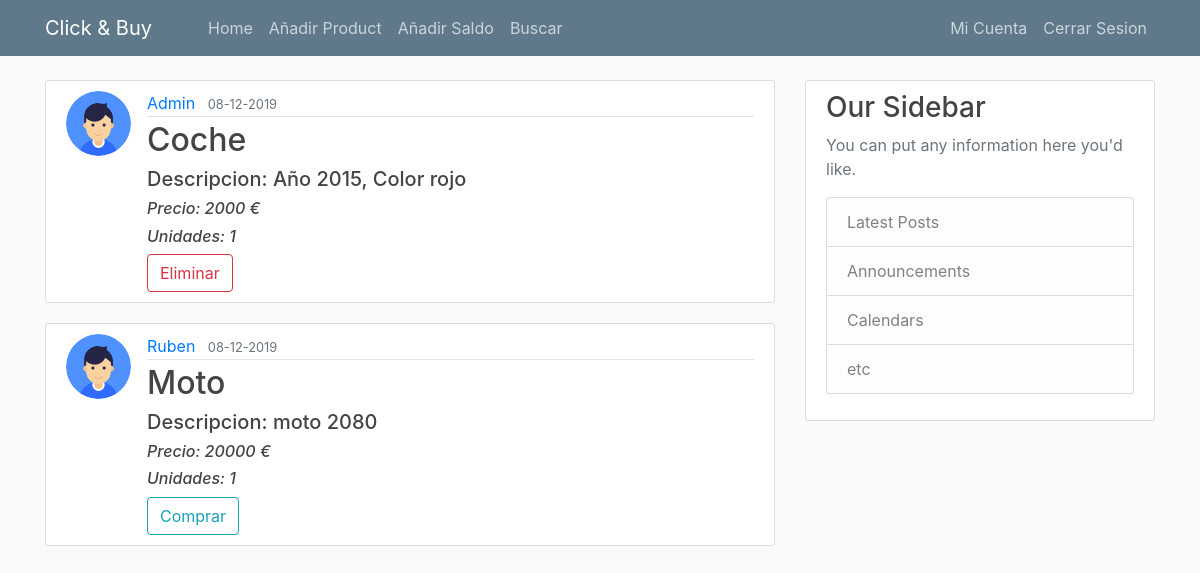
Screenshot of /home (signed in) with the database file from the repository.
### clickbuy/models.py (models this page shows, shortened)
class Products(db.Model):
    id = db.Column(db.Integer, primary_key=True)
    nameArt = db.Column(db.String, nullable=False)
    date_posted = db.Column(db.DateTime, nullable=False, default=datetime.utcnow)
    content = db.Column(db.String, nullable=False)
    units = db.Column(db.Integer, nullable=False)
    price = db.Column(db.Integer, nullable=False)
    user_id = db.Column(db.Integer, db.ForeignKey('user.id'), nullable=False)

class User(db.Model, UserMixin):
    id = db.Column(db.Integer, primary_key=True)
    username = db.Column(db.String(20), unique=True, nullable=False)
    email = db.Column(db.String(120), unique=True, nullable=False)
    image_file = db.Column(db.String(20), nullable=False, default='default.png')
    wallet = db.Column(db.Integer, nullable=False, default=0)
    password = db.Column(db.String(60), nullable=False)
    products = db.relationship('Products', backref='author', lazy=True)

### clickbuy/routes.py (the view)
@app.route('/')
@app.route('/home')
def home():
    products = Products.query.all()
    return render_template('home.html', products=products)

### clickbuy/models.py (called while the page is built)
@login_manager.user_loader
def load_user(user_id):
    return User.query.get(int(user_id))

### clickbuy/templates/home.html
{% extends "layout.html" %}
{% block content %}
    {% for products in products %}
        <article class="media content-section">
          <img class="rounded-circle article-img" src="{{ url_for('static', filename='profile_pics/' + products.author.image_file) }}">
          <div class="media-body">
            <div class="article-metadata">
              <a class="mr-2" href="#">{{ products.author.username}}</a>
              <small class="text-muted">{{ products.date_posted.strftime('%d-%m-%Y') }}</small>
            </div>
            <h2><a class="article-title" href="#">{{ products.nameArt }}</a></h2>
            <h5><a class="article-title" href="#">Descripcion: {{ products.content }}</a></h5>
            <h6><i>Precio: {{ products.price }} €</i></h6>
            <h6><i> Unidades: {{ products.units }} </i></h6>
            {% if current_user.is_authenticated and products.author.username != current_user.username %}
              <button type="button" class="btn btn-outline-info" onclick="window.location.href='{{ url_for('buyproduct', id=products.id)}}'">Comprar</button>
            {% endif %}
            {% if current_user.is_authenticated and products.author.username == current_user.username %}
              <button type="button" class="btn btn-outline-danger">Eliminar</button>
            {% endif %}
          </div>
        </article>
    {% endfor %}
{% endblock content %}

### clickbuy/static/main.css (style rules this page uses)
body { background: #fafafa; color: #333333; margin-top: 5rem; }
h1, h2, h3, h4, h5, h6 { color: #444444; }
.content-section { background: #ffffff; padding: 10px 20px; border: 1px solid #dddddd; border-radius: 3px; margin-bottom: 20px; }
.article-title { color: #444444; }
.article-img { height: 65px; width: 65px; margin-right: 16px; }
.article-metadata { padding-bottom: 1px; margin-bottom: 4px; border-bottom: 1px solid #e3e3e3 }

### rows the page displays
Products: image_file (placeholder picture), author.username "Admin", date_posted "08-12-2019", nameArt "Coche", content "Año 2015, Color rojo", price "2000", units "1", shows "Eliminar"
Products: image_file (placeholder picture), author.username "Ruben", date_posted "08-12-2019", nameArt "Moto", content "moto 2080", price "20000", units "1"
